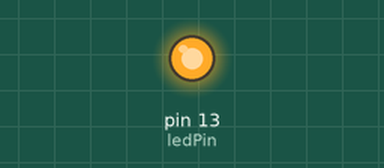
Bench run of a sketch on a simulated Arduino Uno, built with avr-gcc and run on an emulated ATmega328P. Parts: output pins drawn as LEDs (lit = HIGH).

Above: at 0.12 s.
At 11.3 s:
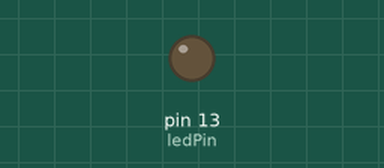
Timing chart, 0 to 16.9 s (numbered marks = the images above):
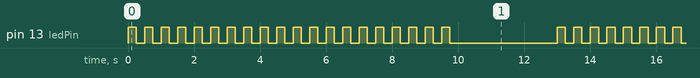

Measured:
- by itself, pin 13 (ledPin): repeats every 13.0 s: HIGH 0.25 s, LOW 3.3 s, 19 × (HIGH 0.25 s, LOW 0.25 s)
- by itself, everything shown: repeats every 13.0 s, in 40 steps

The sketch:

DLE_4_02.ino
```cpp
// sketch 3-06
#define ledPin 13
int delayPeriod = 250;
int count =0;

void setup() {
  pinMode(ledPin, OUTPUT);
}

void loop() {
    flash(20, delayPeriod);
  delay(3000);
}

void flash(int numFlashes, int d) {
  for (int i = 0; i < numFlashes; i++ ) {
  digitalWrite(ledPin, HIGH);
  delay(d);
  digitalWrite(ledPin, LOW);
  delay(d);
  }
}
```
